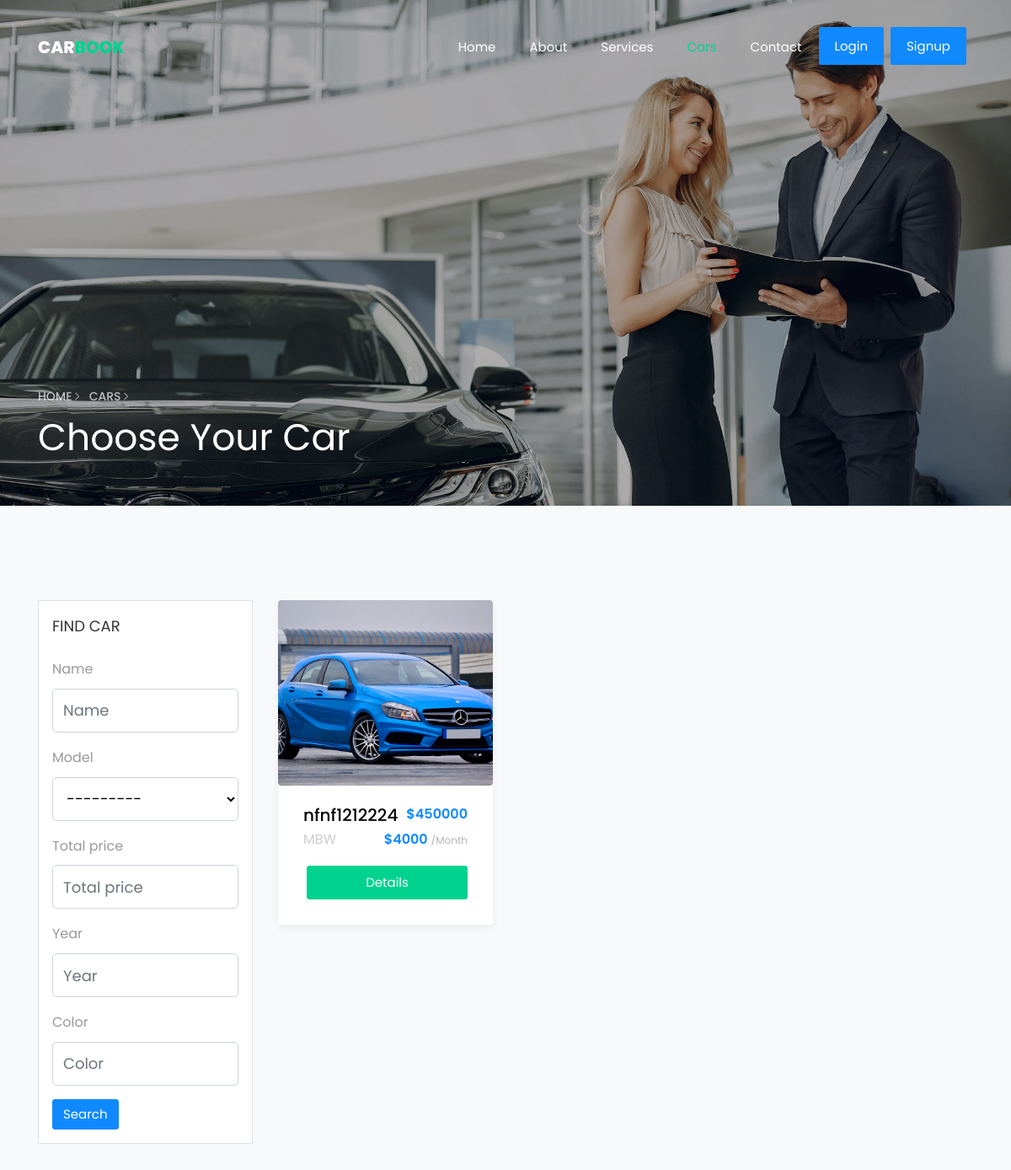
Before: /cars/?page=2 (upper part) with the older database file.
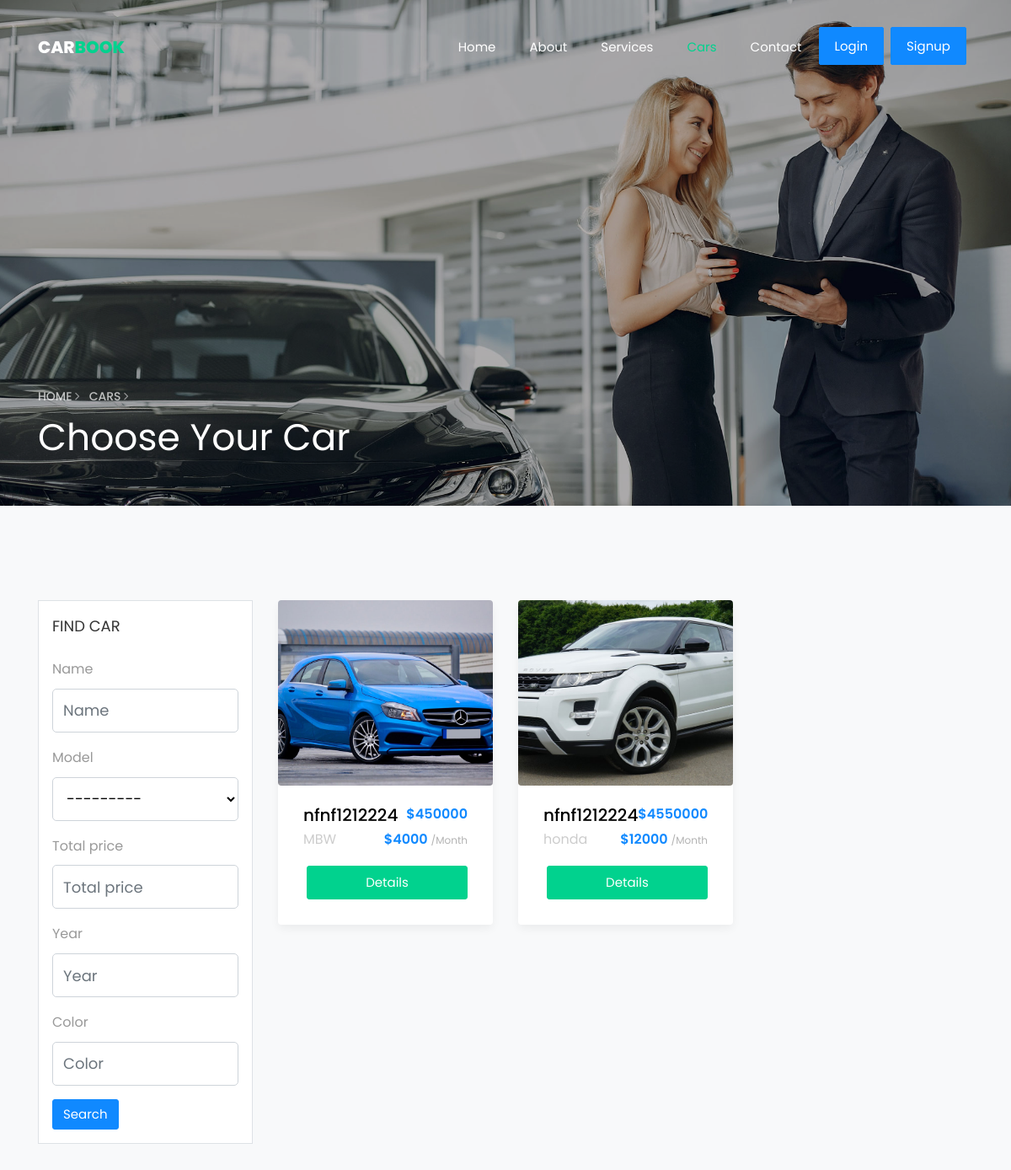
After: the same page with the newer database file.
### cars/models.py (models this page shows, shortened)
class Car(models.Model):
    owner = models.ForeignKey(User, related_name='car_owner', on_delete=models.CASCADE)
    name = models.CharField(max_length=100 , help_text="enter your vin number her")
    image_cover = models.ImageField(upload_to='cars/')
    total_price = models.IntegerField(default=0)
    price_per_month = models.IntegerField(default=0,null=True,blank=True)
    description = models.TextField(max_length=10000)
    features = models.TextField(max_length=10000,null=True,blank=True)
    created_at = models.DateTimeField( default=timezone.now)
    slug = models.SlugField(null=True,blank=True)
    model = models.ForeignKey("Model",related_name='car_model', on_delete=models.CASCADE)
    mileage = models.CharField( max_length=50)
    transmission = models.CharField( max_length=50,null=True,blank=True)
    specifications = models.CharField( max_length=50,null=True,blank=True)
    fuel = models.CharField( max_length=50)
    color = models.CharField( max_length=50)
    cylinders = models.IntegerField()
    doors = models.IntegerField()
    year = models.IntegerField()
    class Meta:
        verbose_name_plural = "Cars"
    def get_absolute_url(self):
        return reverse("car_details", kwargs={"pk":self.pk})

class Model(models.Model):
    name = models.CharField(max_length=60)
    class Meta:
        verbose_name_plural = "Car Model"
    def __str__(self):
        return str(self.name)

### cars/views.py (the view)
# urls.py: path('' ,views.CarList.as_view() , name="car_list" ),
class CarList(FilterView):
    model = Car
    paginate_by = 6
    filterset_class = CarsFilter
    template_name = 'cars/car_list.html'

### cars/templates/cars/car_list.html (shortened to what this page needs)
{% extends "base.html" %}
{% load bootstrap4 %}
{% load static %}
{% block body %}
<section class="hero-wrap hero-wrap-2 js-fullheight" style="background-image: url('{% static 'images/bg_3.jpg'%}');"
    data-stellar-background-ratio="0.5">
    <div class="overlay"></div>
    <div class="container">
        <div class="row no-gutters slider-text js-fullheight align-items-end justify-content-start">
            <div class="col-md-9 ftco-animate pb-5">
                <p class="breadcrumbs"><span class="mr-2"><a href="/">Home <i
                                class="ion-ios-arrow-forward"></i></a></span> <span>Cars <i
                            class="ion-ios-arrow-forward"></i></span></p>
                <h1 class="mb-3 bread">Choose Your Car</h1>
            </div>
        </div>
    </div>
</section>
<section class="ftco-section bg-light">
    <div class="container">
        <div class="row">
            <div class="col-md-3 sidebar ">
                <div class="sidebar-wrap bg-white border p-3 ftco-animate">
                    <h3 class="heading mb-4">Find Car</h3>
                    <form class="form">
                        {% bootstrap_form filter.form %}
                        {% buttons %}
                        <button type="submit" class="btn btn-primary">Search</button>
                        {% endbuttons %}
                    </form>
                </div>
            </div>
            <div class="col-md-9">
                <div class="row">
                    {% if object_list %}
                    {% for car in object_list %}
                    <div class="col-md-4">
                        <div class="car-wrap rounded ftco-animate">
                            <div class="img rounded d-flex align-items-end"
                                style="background-image: url({{car.image_cover.url}});">
                            </div>
                            <div class="text">
                                <div class="d-flex justify-content-between">
                                    <h2 class="mb-0"><a href="{{car.get_absolute_url}}">{{car.name}}</a></h2>
                                    <p class="price ml-auto">${{car.total_price}}</p>
                                </div>
                                <div class="d-flex mb-3">
                                    <span class="cat">{{car.model}}</span>
                                    <p class="price ml-auto">${{car.price_per_month}} <span>/Month</span></p>
                                </div>
                                <p class="d-flex mb-0 d-block"> <a href="{{car.get_absolute_url}}"
                                        class="btn btn-secondary w-100 py-2 ml-1">Details</a></p>
                            </div>
                        </div>
                    </div>
                    {% endfor %}
                    {% else %}
                    <div class="text-center w-100 pt-5">
                        <h2>No Result found</h2>
                    </div>
                    {% endif %}
                </div>
            </div>
        </div>
    </div>
</section>
{% endblock body %}

Changed rows visible on the page:
added Car: image_cover (picture), name "nfnf1212224", total_price "4550000", model "honda", price_per_month "12000"
